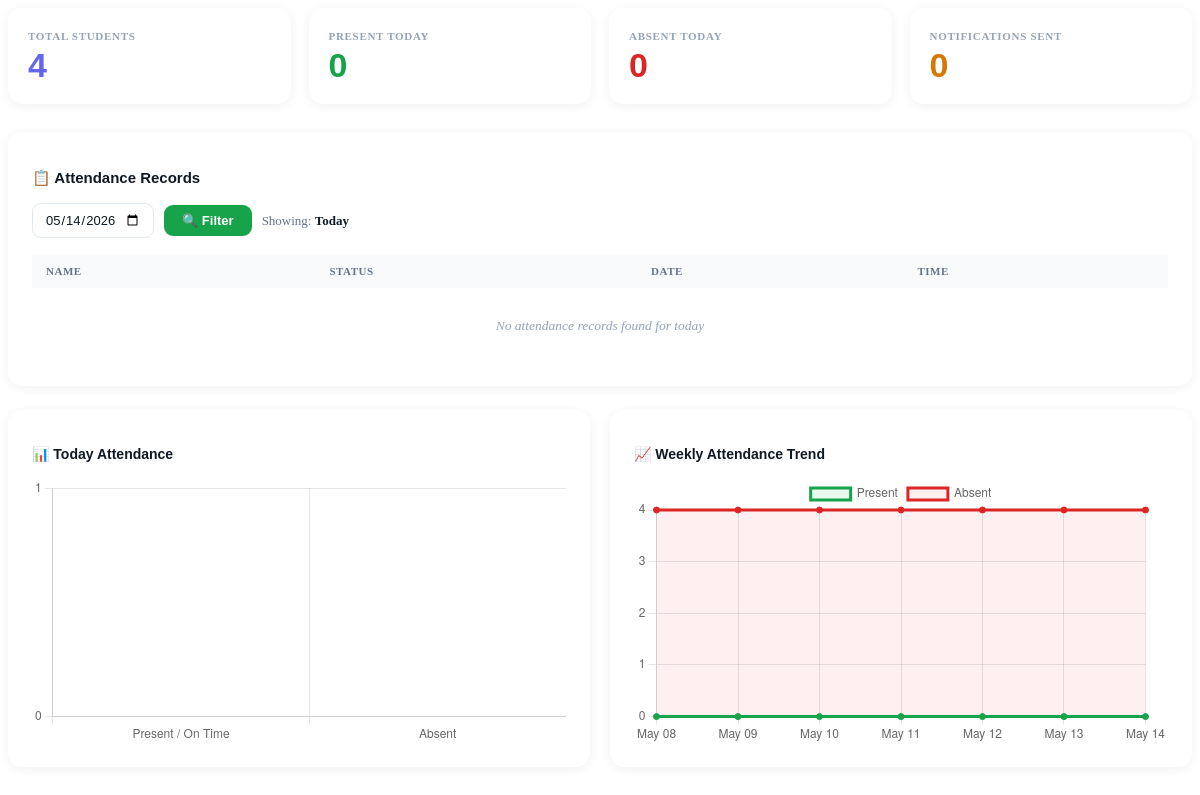
Before: /pages/dashboard.php with the older database file.
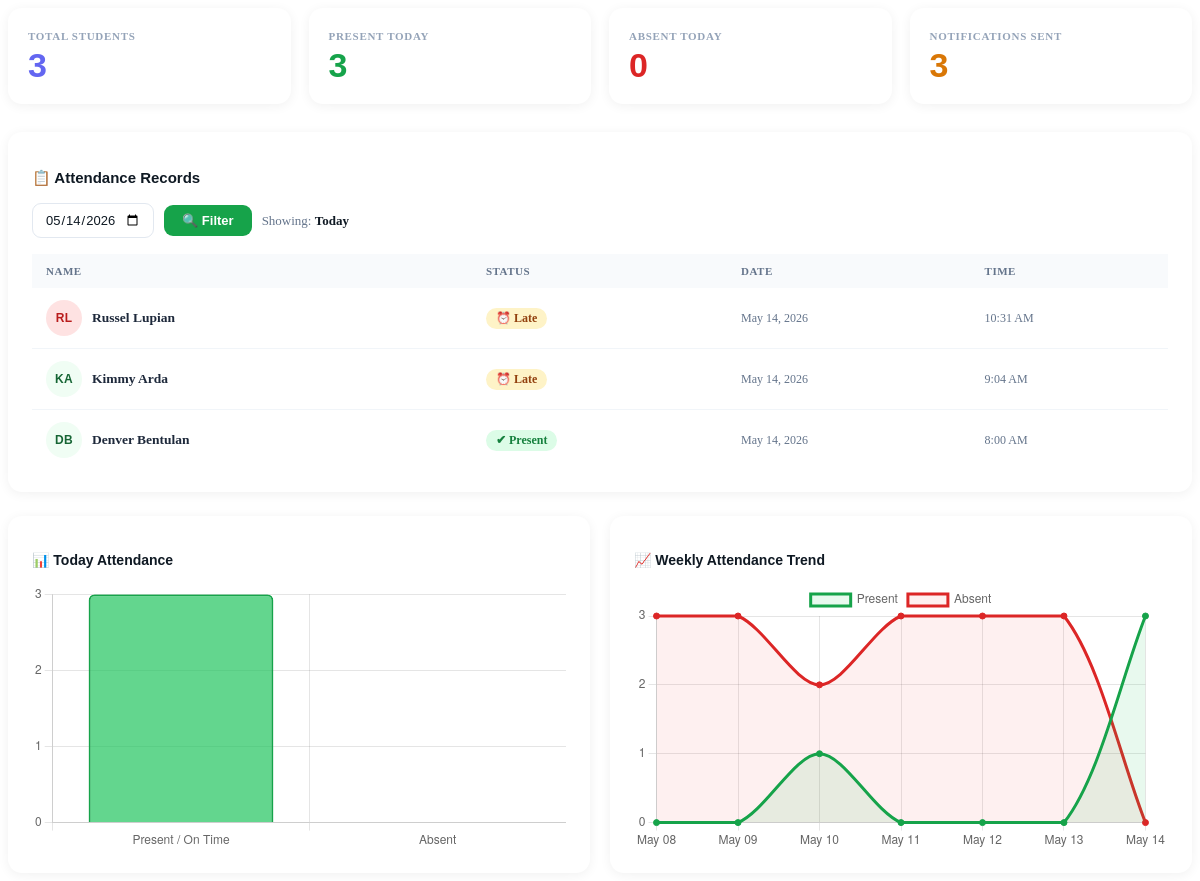
After: the same page with the newer database file.
### tables this page shows
CREATE TABLE `attendance` (
  `id` int(11) NOT NULL,
  `student_id` int(11) NOT NULL,
  `scan_date` date NOT NULL,
  `scan_time` time NOT NULL,
  `status` enum('on_time','present','late','absent') NOT NULL DEFAULT 'on_time',
  `date_added` datetime DEFAULT current_timestamp(),
  `created_at` datetime DEFAULT current_timestamp()
);

CREATE TABLE `users` (
  `id` int(11) NOT NULL,
  `fullname` varchar(255) NOT NULL,
  `email` varchar(255) NOT NULL,
  `role` enum('admin','teacher','student','parent') NOT NULL DEFAULT 'student',
  `password` varchar(255) NOT NULL,
  `date_added` datetime DEFAULT current_timestamp(),
  `parent_email` varchar(255) DEFAULT NULL,
  `qr_code` varchar(500) DEFAULT NULL,
  `qr_token` varchar(100) DEFAULT NULL
);

### pages/dashboard.php (the view, shortened to what the changed rows need)
<?php
include 'includes/db.php';
$today = date('Y-m-d');
$selected_date = isset($_GET['dash_date']) && !empty($_GET['dash_date'])
    ? $conn->real_escape_string($_GET['dash_date'])
    : $today;
$is_today = ($selected_date === $today);
$total = $conn->query("SELECT COUNT(*) AS total FROM users WHERE role='student'")->fetch_assoc()['total'];
$presentToday = $conn->query("
    SELECT COUNT(DISTINCT student_id) AS total
    FROM attendance
    WHERE status IN ('present', 'on_time', 'late')
      AND scan_date = '$selected_date'
")->fetch_assoc()['total'];
$absentToday = $conn->query("
    SELECT COUNT(DISTINCT student_id) AS total
    FROM attendance
    WHERE status = 'absent'
      AND scan_date = '$selected_date'
")->fetch_assoc()['total'];
$notifications = $conn->query("
    SELECT COUNT(*) AS total FROM notifications
    WHERE DATE(created_at) = '$selected_date'
")->fetch_assoc()['total'];
$recent = $conn->query("
    SELECT users.fullname AS name,
           attendance.status,
           attendance.scan_date,
           attendance.scan_time
    FROM attendance
    JOIN users ON users.id = attendance.student_id
    WHERE attendance.scan_date = '$selected_date'
    ORDER BY attendance.date_added DESC
    LIMIT 10
");
$weeklyData = ['present' => [], 'absent' => []];
$dates = [];
for ($i = 6; $i >= 0; $i--) {
    $d = date('Y-m-d', strtotime("-$i days"));
    $p = (int)$conn->query("
        SELECT COUNT(DISTINCT student_id) AS total FROM attendance
        WHERE status IN ('present', 'on_time', 'late')
          AND scan_date = '$d'
    ")->fetch_assoc()['total'];
    $dates[]                 = date('M d', strtotime($d));
    $weeklyData['present'][] = $p;
    $weeklyData['absent'][]  = max(0, (int)$total - $p);
}
function getInitials($name) {
    $parts = array_filter(explode(' ', trim($name)));
    $initials = '';
    foreach (array_slice($parts, 0, 2) as $part) {
        $initials .= strtoupper(mb_substr($part, 0, 1));
    }
    return $initials ?: '?';
}
function avatarColor($name) {
    $colors = [
        ['#dbeafe','#1d4ed8'],
        ['#dcfce7','#15803d'],
        ['#ede9fe','#6d28d9'],
        ['#fef3c7','#92400e'],
        ['#fee2e2','#b91c1c'],
        ['#e0f2fe','#0369a1'],
        ['#fce7f3','#9d174d'],
        ['#f0fdf4','#166534'],
    ];
    $idx = abs(crc32($name)) % count($colors);
    return $colors[$idx];
}
?>
<div class="dash-cards">
    <div class="dash-card">
        <div class="dash-card-label">Total Students</div>
        <div class="dash-card-value purple"><?= $total ?></div>
    </div>
    <div class="dash-card">
        <div class="dash-card-label"><?= $is_today ? 'Present Today' : 'Present' ?></div>
        <div class="dash-card-value green"><?= $presentToday ?></div>
    </div>
    <div class="dash-card">
        <div class="dash-card-label"><?= $is_today ? 'Notifications Sent' : 'Notifications' ?></div>
        <div class="dash-card-value amber"><?= $notifications ?></div>
    </div>
</div>
<div class="dash-table-card">
    <table class="dash-table">
        <thead>
            <tr><th>Name</th><th>Status</th><th>Date</th><th>Time</th></tr>
        </thead>
        <tbody>
        <?php if ($recent && $recent->num_rows > 0): ?>
            <?php while ($r = $recent->fetch_assoc()):
                $initials = getInitials($r['name']);
                [$bgColor, $textColor] = avatarColor($r['name']);
                $s = $r['status'];
            ?>
            <tr>
                <td>
                    <div class="student-cell">
                        <div class="avatar-circle" style="background:<?= $bgColor ?>;color:<?= $textColor ?>;">
                            <?= htmlspecialchars($initials) ?>
                        </div>
                        <span class="student-cell-name"><?= htmlspecialchars($r['name']) ?></span>
                    </div>
                </td>
                <td>
                    <?php if ($s === 'present' || $s === 'on_time'): ?>
                        <span class="sp sp-present">✔ Present</span>
                    <?php elseif ($s === 'late'): ?>
                        <span class="sp sp-late">⏰ Late</span>
                    <?php else: ?>
                        <span class="sp sp-absent">✖ Absent</span>
                    <?php endif; ?>
                </td>
                <td style="color:#64748b;font-size:12px;"><?= date('M d, Y', strtotime($r['scan_date'])) ?></td>
                <td style="color:#64748b;font-size:12px;">
                    <?php
                    if ($s === 'absent' && $r['scan_time'] === '17:00:00') {
                        echo '5:00 PM';
                    } elseif ($r['scan_time'] === '00:00:00' && $s === 'absent') {
                        echo '—';
                    } else {
                        echo date('g:i A', strtotime($r['scan_time']));
                    }
                    ?>
                </td>
            </tr>
            <?php endwhile; ?>
        <?php else: ?>
            <tr><td colspan="4" style="text-align:center;color:#94a3b8;padding:30px;font-style:italic;">
                No attendance records found for <?= $is_today ? 'today' : date('F j, Y', strtotime($selected_date)) ?>
            </td></tr>
        <?php endif; ?>
        </tbody>
    </table>
</div>
<div class="dash-charts">
    <div class="chart-card">
        <h3>📊 <?= $is_today ? 'Today' : date('M d', strtotime($selected_date)) ?> Attendance</h3>
        <canvas id="todayChart"></canvas>
    </div>
    <div class="chart-card">
        <h3>📈 Weekly Attendance Trend</h3>
        <canvas id="weeklyChart"></canvas>
    </div>
</div>
<script>
new Chart(document.getElementById('todayChart'), {
    type: 'bar',
    data: {
        labels: ['Present / On Time', 'Absent'],
        datasets: [{ label: 'Attendance', data: [<?= (int)$presentToday ?>, <?= (int)$absentToday ?>],
            backgroundColor: ['rgba(34,197,94,0.7)','rgba(239,68,68,0.7)'],
            borderColor: ['#16a34a','#dc2626'], borderWidth:2, borderRadius:6 }]
    },
    options: { responsive:true, plugins:{legend:{display:false}}, scales:{y:{beginAtZero:true,ticks:{stepSize:1}}} }
});
new Chart(document.getElementById('weeklyChart'), {
    type: 'line',
    data: {
        labels: <?= json_encode($dates) ?>,
        datasets: [
            { label:'Present', data:<?= json_encode($weeklyData['present']) ?>, borderColor:'#16a34a', backgroundColor:'rgba(34,197,94,0.1)', fill:true, tension:0.3, pointBackgroundColor:'#16a34a' },
            { label:'Absent',  data:<?= json_encode($weeklyData['absent'])  ?>, borderColor:'#dc2626', backgroundColor:'rgba(239,68,68,0.08)', fill:true, tension:0.3, pointBackgroundColor:'#dc2626' }
        ]
    },
    options: { responsive:true, plugins:{legend:{position:'top'}}, scales:{y:{beginAtZero:true,ticks:{stepSize:1}}} }
});
</script>

Changed rows visible on the page:
added attendance: student.fullname "RL", student.fullname "Russel Lupian", status "⏰ Late", scan_date "May 14, 2026", scan_time "10:31 AM"
added attendance: student.fullname "KA", student.fullname "Kimmy Arda", status "⏰ Late", scan_date "May 14, 2026", scan_time "9:04 AM"
added attendance: student.fullname "DB", student.fullname "Denver Bentulan", status "✔ Present", scan_date "May 14, 2026", scan_time "8:00 AM"
Other visible differences:
$total: "4" → "3"
$presentToday: "0" → "3"
$notifications: "0" → "3"
chart data {{ $presentToday }}: 0 → 3
chart data {{ json_encode($weeklyData['present']) }}: [0,0,0,0,0,0,0] → [0,0,1,0,0,0,3]
chart data {{ json_encode($weeklyData['absent']) }}: [4,4,4,4,4,4,4] → [3,3,2,3,3,3,0]
text no longer shown: "No attendance records found for today"
